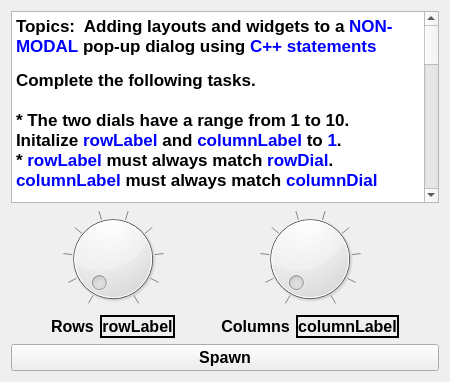
     <widget class="QWidget" name="tab_6">
      <attribute name="title">
       <string>P2</string>
      </attribute>
      <layout class="QVBoxLayout" name="verticalLayout_9">
       <item>
        <widget class="QTextBrowser" name="textBrowser_6">
         <property name="html">
          <string>&lt;!DOCTYPE HTML PUBLIC &quot;-//W3C//DTD HTML 4.0//EN&quot; &quot;http://www.w3.org/TR/REC-html40/strict.dtd&quot;&gt;
&lt;html&gt;&lt;head&gt;&lt;meta name=&quot;qrichtext&quot; content=&quot;1&quot; /&gt;&lt;style type=&quot;text/css&quot;&gt;
p, li { white-space: pre-wrap; }
&lt;/style&gt;&lt;/head&gt;&lt;body style=&quot; font-family:'Cantarell'; font-size:11pt; font-weight:400; font-style:normal;&quot;&gt;
&lt;p style=&quot; margin-top:0px; margin-bottom:0px; margin-left:0px; margin-right:0px; -qt-block-indent:0; text-indent:0px;&quot;&gt;&lt;span style=&quot; font-family:'.Lucida Grande UI'; font-size:13pt; font-weight:600;&quot;&gt;Topics:  Adding layouts and widgets to a &lt;/span&gt;&lt;span style=&quot; font-family:'.Lucida Grande UI'; font-size:13pt; font-weight:600; color:#0000ff;&quot;&gt;NON-MODAL&lt;/span&gt;&lt;span style=&quot; font-family:'.Lucida Grande UI'; font-size:13pt; font-weight:600;&quot;&gt; pop-up dialog using &lt;/span&gt;&lt;span style=&quot; font-family:'.Lucida Grande UI'; font-size:13pt; font-weight:600; color:#0000ff;&quot;&gt;C++ statements&lt;/span&gt;&lt;/p&gt;
&lt;p style=&quot;-qt-paragraph-type:empty; margin-top:0px; margin-bottom:0px; margin-left:0px; margin-right:0px; -qt-block-indent:0; text-indent:0px; font-family:'Sans Serif'; font-size:9pt;&quot;&gt;&lt;br /&gt;&lt;/p&gt;
&lt;p style=&quot; margin-top:0px; margin-bottom:0px; margin-left:0px; margin-right:0px; -qt-block-indent:0; text-indent:0px;&quot;&gt;&lt;span style=&quot; font-family:'.Lucida Grande UI'; font-size:13pt; font-weight:600;&quot;&gt;Complete the following tasks.&lt;/span&gt;&lt;/p&gt;
&lt;p style=&quot;-qt-paragraph-type:empty; margin-top:0px; margin-bottom:0px; margin-left:0px; margin-right:0px; -qt-block-indent:0; text-indent:0px; font-family:'.Lucida Grande UI'; font-size:13pt; font-weight:600;&quot;&gt;&lt;br /&gt;&lt;/p&gt;
&lt;p style=&quot; margin-top:0px; margin-bottom:0px; margin-left:0px; margin-right:0px; -qt-block-indent:0; text-indent:0px;&quot;&gt;&lt;span style=&quot; font-family:'.Lucida Grande UI'; font-size:13pt; font-weight:600;&quot;&gt;* The two dials have a range from 1 to 10.  Initalize &lt;/span&gt;&lt;span style=&quot; font-family:'.Lucida Grande UI'; font-size:13pt; font-weight:600; color:#0000ff;&quot;&gt;rowLabel&lt;/span&gt;&lt;span style=&quot; font-family:'.Lucida Grande UI'; font-size:13pt; font-weight:600;&quot;&gt; and &lt;/span&gt;&lt;span style=&quot; font-family:'.Lucida Grande UI'; font-size:13pt; font-weight:600; color:#0000ff;&quot;&gt;columnLabel&lt;/span&gt;&lt;span style=&quot; font-family:'.Lucida Grande UI'; font-size:13pt; font-weight:600;&quot;&gt; to &lt;/span&gt;&lt;span style=&quot; font-family:'.Lucida Grande UI'; font-size:13pt; font-weight:600; color:#0000ff;&quot;&gt;1&lt;/span&gt;&lt;span style=&quot; font-family:'.Lucida Grande UI'; font-size:13pt; font-weight:600;&quot;&gt;.&lt;/span&gt;&lt;/p&gt;
&lt;p style=&quot; margin-top:0px; margin-bottom:0px; margin-left:0px; margin-right:0px; -qt-block-indent:0; text-indent:0px;&quot;&gt;&lt;span style=&quot; font-family:'.Lucida Grande UI'; font-size:13pt; font-weight:600;&quot;&gt;* &lt;/span&gt;&lt;span style=&quot; font-family:'.Lucida Grande UI'; font-size:13pt; font-weight:600; color:#0000ff;&quot;&gt;rowLabel&lt;/span&gt;&lt;span style=&quot; font-family:'.Lucida Grande UI'; font-size:13pt; font-weight:600;&quot;&gt; must always match &lt;/span&gt;&lt;span style=&quot; font-family:'.Lucida Grande UI'; font-size:13pt; font-weight:600; color:#0000ff;&quot;&gt;rowDial&lt;/span&gt;&lt;span style=&quot; font-family:'.Lucida Grande UI'; font-size:13pt; font-weight:600;&quot;&gt;.  &lt;/span&gt;&lt;span style=&quot; font-family:'.Lucida Grande UI'; font-size:13pt; font-weight:600; color:#0000ff;&quot;&gt;columnLabel&lt;/span&gt;&lt;span style=&quot; font-family:'.Lucida Grande UI'; font-size:13pt; font-weight:600;&quot;&gt; must always match &lt;/span&gt;&lt;span style=&quot; font-family:'.Lucida Grande UI'; font-size:13pt; font-weight:600; color:#0000ff;&quot;&gt;columnDial&lt;/span&gt;&lt;/p&gt;
&lt;p style=&quot;-qt-paragraph-type:empty; margin-top:0px; margin-bottom:0px; margin-left:0px; margin-right:0px; -qt-block-indent:0; text-indent:0px; font-family:'.Lucida Grande UI'; font-size:13pt; font-weight:600;&quot;&gt;&lt;br /&gt;&lt;/p&gt;
&lt;p style=&quot; margin-top:0px; margin-bottom:0px; margin-left:0px; margin-right:0px; -qt-block-indent:0; text-indent:0px;&quot;&gt;&lt;span style=&quot; font-family:'.Lucida Grande UI'; font-size:13pt; font-weight:600;&quot;&gt;* Add Qt/C++ statement(s) that will display, each time the &lt;/span&gt;&lt;span style=&quot; font-family:'.Lucida Grande UI'; font-size:13pt; font-weight:600; color:#0000ff;&quot;&gt;spawnButton&lt;/span&gt;&lt;span style=&quot; font-family:'.Lucida Grande UI'; font-size:13pt; font-weight:600;&quot;&gt; is pressed, create a &lt;/span&gt;&lt;span style=&quot; font-family:'.Lucida Grande UI'; font-size:13pt; font-weight:600; color:#0000ff;&quot;&gt;non-modal&lt;/span&gt;&lt;span style=&quot; font-family:'.Lucida Grande UI'; font-size:13pt; font-weight:600;&quot;&gt; pop-up dialog that displays &lt;/span&gt;&lt;span style=&quot; font-family:'.Lucida Grande UI'; font-size:13pt; font-weight:600; color:#ef2929;&quot;&gt;ROWS x COLUMNS&lt;/span&gt;&lt;span style=&quot; font-family:'.Lucida Grande UI'; font-size:13pt; font-weight:600;&quot;&gt; &lt;/span&gt;&lt;span style=&quot; font-family:'.Lucida Grande UI'; font-size:13pt; font-weight:600; color:#0000ff;&quot;&gt;QLabels &lt;/span&gt;&lt;span style=&quot; font-family:'.Lucida Grande UI'; font-size:13pt; font-weight:600; color:#000000;&quot;&gt;in a &lt;/span&gt;&lt;span style=&quot; font-family:'.Lucida Grande UI'; font-size:13pt; font-weight:600; text-decoration: underline; color:#ef2929;&quot;&gt;grid layout&lt;/span&gt;&lt;span style=&quot; font-family:'.Lucida Grande UI'; font-size:13pt; font-weight:600;&quot;&gt; and a &lt;/span&gt;&lt;span style=&quot; font-family:'.Lucida Grande UI'; font-size:13pt; font-weight:600; color:#0000ff;&quot;&gt;Close button&lt;/span&gt;&lt;span style=&quot; font-family:'.Lucida Grande UI'; font-size:13pt; font-weight:600;&quot;&gt;  &lt;/span&gt;&lt;span style=&quot; font-family:'.Lucida Grande UI'; font-size:13pt; font-weight:600; color:#ff0000;&quot;&gt;(do not use Designer to create this new dialog form)&lt;/span&gt;&lt;/p&gt;
&lt;p style=&quot; margin-top:0px; margin-bottom:0px; margin-left:0px; margin-right:0px; -qt-block-indent:0; text-indent:0px;&quot;&gt;&lt;span style=&quot; font-family:'.Lucida Grande UI'; font-size:13pt; font-weight:600;&quot;&gt;** Each &lt;/span&gt;&lt;span style=&quot; font-family:'.Lucida Grande UI'; font-size:13pt; font-weight:600; color:#0000ff;&quot;&gt;QLabel&lt;/span&gt;&lt;span style=&quot; font-family:'.Lucida Grande UI'; font-size:13pt; font-weight:600;&quot;&gt; must include a visible frame&lt;/span&gt;&lt;/p&gt;
&lt;p style=&quot; margin-top:0px; margin-bottom:0px; margin-left:0px; margin-right:0px; -qt-block-indent:0; text-indent:0px;&quot;&gt;&lt;span style=&quot; font-family:'.Lucida Grande UI'; font-size:13pt; font-weight:600;&quot;&gt;** Add Qt/C++ statement(s) that will cause &lt;/span&gt;&lt;span style=&quot; font-family:'.Lucida Grande UI'; font-size:13pt; font-weight:600; text-decoration: underline; color:#0000ff;&quot;&gt;each of the grid labels on the pop-up dialog&lt;/span&gt;&lt;span style=&quot; font-family:'.Lucida Grande UI'; font-size:13pt; font-weight:600; color:#0000ff;&quot;&gt; &lt;/span&gt;&lt;span style=&quot; font-family:'.Lucida Grande UI'; font-size:13pt; font-weight:600;&quot;&gt;to be numbered correctly with its &lt;/span&gt;&lt;span style=&quot; font-family:'.Lucida Grande UI'; font-size:13pt; font-weight:600; color:#ef2929;&quot;&gt;ROW POSITION&lt;/span&gt;&lt;span style=&quot; font-family:'.Lucida Grande UI'; font-size:13pt; font-weight:600;&quot;&gt; within the grid layout&lt;/span&gt;&lt;/p&gt;
&lt;p style=&quot; margin-top:0px; margin-bottom:0px; margin-left:0px; margin-right:0px; -qt-block-indent:0; text-indent:0px;&quot;&gt;&lt;span style=&quot; font-family:'.Lucida Grande UI'; font-size:13pt; font-weight:600;&quot;&gt;** Add Qt/C++ statement(s) that will cause the pop-up dialog to close when the user clicks on the &lt;/span&gt;&lt;span style=&quot; font-family:'.Lucida Grande UI'; font-size:13pt; font-weight:600; color:#0000ff;&quot;&gt;Close&lt;/span&gt;&lt;span style=&quot; font-family:'.Lucida Grande UI'; font-size:13pt; font-weight:600;&quot;&gt; &lt;/span&gt;&lt;span style=&quot; font-family:'.Lucida Grande UI'; font-size:13pt; font-weight:600; color:#0000ff;&quot;&gt;button&lt;/span&gt;&lt;span style=&quot; font-family:'.Lucida Grande UI'; font-size:13pt; font-weight:600;&quot;&gt;.  The &lt;/span&gt;&lt;span style=&quot; font-family:'.Lucida Grande UI'; font-size:13pt; font-weight:600; color:#0000ff;&quot;&gt;Close button&lt;/span&gt;&lt;span style=&quot; font-family:'.Lucida Grande UI'; font-size:13pt; font-weight:600;&quot;&gt; on the pop-up dialog must close &lt;/span&gt;&lt;span style=&quot; font-family:'.Lucida Grande UI'; font-size:13pt; font-weight:600; text-decoration: underline;&quot;&gt;only&lt;/span&gt;&lt;span style=&quot; font-family:'.Lucida Grande UI'; font-size:13pt; font-weight:600;&quot;&gt; the pop-up dialog, NOT the entire exam dialog!&lt;/span&gt;&lt;/p&gt;
&lt;p style=&quot;-qt-paragraph-type:empty; margin-top:0px; margin-bottom:0px; margin-left:0px; margin-right:0px; -qt-block-indent:0; text-indent:0px; font-family:'.Lucida Grande UI'; font-size:13pt; font-weight:600;&quot;&gt;&lt;br /&gt;&lt;/p&gt;
&lt;p style=&quot; margin-top:0px; margin-bottom:0px; margin-left:0px; margin-right:0px; -qt-block-indent:0; text-indent:0px;&quot;&gt;&lt;span style=&quot; font-family:'.Lucida Grande UI'; font-size:13pt; font-weight:600;&quot;&gt;* Add Qt/C++ statement(s) that make a &lt;/span&gt;&lt;span style=&quot; font-family:'.Lucida Grande UI'; font-size:13pt; font-weight:600; color:#0000ff;&quot;&gt;QVBoxLayout&lt;/span&gt;&lt;span style=&quot; font-family:'.Lucida Grande UI'; font-size:13pt; font-weight:600;&quot;&gt; the top-level layout of widgets on the pop-up dialog.  The &lt;/span&gt;&lt;span style=&quot; font-family:'.Lucida Grande UI'; font-size:13pt; font-weight:600; color:#0000ff;&quot;&gt;QGridLayout &lt;/span&gt;&lt;span style=&quot; font-family:'.Lucida Grande UI'; font-size:13pt; font-weight:600;&quot;&gt;is NOT the top-level layout of the pop-up dialog!&lt;/span&gt;&lt;/p&gt;
&lt;p style=&quot;-qt-paragraph-type:empty; margin-top:0px; margin-bottom:0px; margin-left:0px; margin-right:0px; -qt-block-indent:0; text-indent:0px; font-family:'.Lucida Grande UI'; font-size:13pt; font-weight:600;&quot;&gt;&lt;br /&gt;&lt;/p&gt;
&lt;p style=&quot; margin-top:0px; margin-bottom:0px; margin-left:0px; margin-right:0px; -qt-block-indent:0; text-indent:0px;&quot;&gt;&lt;span style=&quot; font-family:'.Lucida Grande UI'; font-size:13pt; font-weight:600;&quot;&gt;HINT:  the names of the widgets are &lt;/span&gt;&lt;span style=&quot; font-family:'.Lucida Grande UI'; font-size:13pt; font-weight:600; color:#0000ff;&quot;&gt;rowDial&lt;/span&gt;&lt;span style=&quot; font-family:'.Lucida Grande UI'; font-size:13pt; font-weight:600;&quot;&gt;, &lt;/span&gt;&lt;span style=&quot; font-family:'.Lucida Grande UI'; font-size:13pt; font-weight:600; color:#0000ff;&quot;&gt;rowLabel&lt;/span&gt;&lt;span style=&quot; font-family:'.Lucida Grande UI'; font-size:13pt; font-weight:600;&quot;&gt;, &lt;/span&gt;&lt;span style=&quot; font-family:'.Lucida Grande UI'; font-size:13pt; font-weight:600; color:#0000ff;&quot;&gt;columnDial&lt;/span&gt;&lt;span style=&quot; font-family:'.Lucida Grande UI'; font-size:13pt; font-weight:600;&quot;&gt;, &lt;/span&gt;&lt;span style=&quot; font-family:'.Lucida Grande UI'; font-size:13pt; font-weight:600; color:#0000ff;&quot;&gt;columnLabel&lt;/span&gt;&lt;span style=&quot; font-family:'.Lucida Grande UI'; font-size:13pt; font-weight:600;&quot;&gt;, and &lt;/span&gt;&lt;span style=&quot; font-family:'.Lucida Grande UI'; font-size:13pt; font-weight:600; color:#0000ff;&quot;&gt;spawnButton&lt;/span&gt;&lt;/p&gt;
&lt;p style=&quot;-qt-paragraph-type:empty; margin-top:0px; margin-bottom:0px; margin-left:0px; margin-right:0px; -qt-block-indent:0; text-indent:0px; font-family:'.Lucida Grande UI'; font-size:13pt; font-weight:600; color:#000000;&quot;&gt;&lt;br /&gt;&lt;/p&gt;
&lt;p style=&quot; margin-top:0px; margin-bottom:0px; margin-left:0px; margin-right:0px; -qt-block-indent:0; text-indent:0px;&quot;&gt;&lt;span style=&quot; font-family:'.Lucida Grande UI'; font-size:13pt; font-weight:600; color:#ff0000;&quot;&gt;Do NOT use the Designer tool to modify the main form itself or to create the pop-up dialog or you will receive&lt;/span&gt;&lt;span style=&quot; font-family:'.Lucida Grande UI'; font-size:13pt; font-weight:600; color:#000000;&quot;&gt; zero credit (0 points).&lt;/span&gt;&lt;/p&gt;
&lt;p style=&quot;-qt-paragraph-type:empty; margin-top:0px; margin-bottom:0px; margin-left:0px; margin-right:0px; -qt-block-indent:0; text-indent:0px; font-family:'.Lucida Grande UI'; font-size:13pt; font-weight:600; color:#000000;&quot;&gt;&lt;br /&gt;&lt;/p&gt;&lt;/body&gt;&lt;/html&gt;</string>
         </property>
        </widget>
       </item>
       <item>
        <layout class="QHBoxLayout" name="horizontalLayout_10">
         <item>
          <spacer name="horizontalSpacer_19">
           <property name="orientation">
            <enum>Qt::Horizontal</enum>
           </property>
           <property name="sizeHint" stdset="0">
            <size>
             <width>40</width>
             <height>20</height>
            </size>
           </property>
          </spacer>
         </item>
         <item>
          <layout class="QVBoxLayout" name="verticalLayout_8">
           <item>
            <widget class="QDial" name="rowDial">
             <property name="minimum">
              <number>1</number>
             </property>
             <property name="maximum">
              <number>10</number>
             </property>
             <property name="pageStep">
              <number>1</number>
             </property>
             <property name="wrapping">
              <bool>false</bool>
             </property>
             <property name="notchesVisible">
              <bool>true</bool>
             </property>
            </widget>
           </item>
           <item>
            <layout class="QHBoxLayout" name="horizontalLayout_7">
             <item>
              <widget class="QLabel" name="label_3">
               <property name="font">
                <font>
                 <pointsize>12</pointsize>
                 <weight>75</weight>
                 <bold>true</bold>
                </font>
               </property>
               <property name="text">
                <string>Rows</string>
               </property>
               <property name="alignment">
                <set>Qt::AlignCenter</set>
               </property>
              </widget>
             </item>
             <item>
              <widget class="QLabel" name="rowLabel">
               <property name="font">
                <font>
                 <pointsize>12</pointsize>
                 <weight>75</weight>
                 <bold>true</bold>
                </font>
               </property>
               <property name="frameShape">
                <enum>QFrame::WinPanel</enum>
               </property>
               <property name="text">
                <string>rowLabel</string>
               </property>
               <property name="alignment">
                <set>Qt::AlignCenter</set>
               </property>
              </widget>
             </item>
            </layout>
           </item>
          </layout>
         </item>
         <item>
          <spacer name="horizontalSpacer_20">
           <property name="orientation">
            <enum>Qt::Horizontal</enum>
           </property>
           <property name="sizeHint" stdset="0">
            <size>
             <width>40</width>
             <height>20</height>
            </size>
           </property>
          </spacer>
         </item>
         <item>
          <layout class="QVBoxLayout" name="verticalLayout_6">
           <item>
            <widget class="QDial" name="columnDial">
             <property name="minimum">
              <number>1</number>
             </property>
             <property name="maximum">
              <number>10</number>
             </property>
             <property name="pageStep">
              <number>1</number>
             </property>
             <property name="wrapping">
              <bool>false</bool>
             </property>
             <property name="notchesVisible">
              <bool>true</bool>
             </property>
            </widget>
           </item>
           <item>
            <layout class="QHBoxLayout" name="horizontalLayout_9">
             <item>
              <widget class="QLabel" name="label_4">
               <property name="font">
                <font>
                 <pointsize>12</pointsize>
                 <weight>75</weight>
                 <bold>true</bold>
                </font>
               </property>
               <property name="text">
                <string>Columns</string>
               </property>
               <property name="alignment">
                <set>Qt::AlignCenter</set>
               </property>
              </widget>
             </item>
             <item>
              <widget class="QLabel" name="columnLabel">
               <property name="font">
                <font>
                 <pointsize>12</pointsize>
                 <weight>75</weight>
                 <bold>true</bold>
                </font>
               </property>
               <property name="frameShape">
                <enum>QFrame::WinPanel</enum>
               </property>
               <property name="text">
                <string>columnLabel</string>
               </property>
               <property name="alignment">
                <set>Qt::AlignCenter</set>
               </property>
              </widget>
             </item>
            </layout>
           </item>
          </layout>
         </item>
         <item>
          <spacer name="horizontalSpacer_21">
           <property name="orientation">
            <enum>Qt::Horizontal</enum>
           </property>
           <property name="sizeHint" stdset="0">
            <size>
             <width>40</width>
             <height>20</height>
            </size>
           </property>
          </spacer>
         </item>
        </layout>
       </item>
       <item>
        <layout class="QHBoxLayout" name="horizontalLayout_11">
         <item>
          <widget class="QPushButton" name="spawnButton">
           <property name="font">
            <font>
             <pointsize>12</pointsize>
             <weight>75</weight>
             <bold>true</bold>
            </font>
           </property>
           <property name="text">
            <string>Spawn</string>
           </property>
          </widget>
         </item>
        </layout>
       </item>
      </layout>
     </widget>
